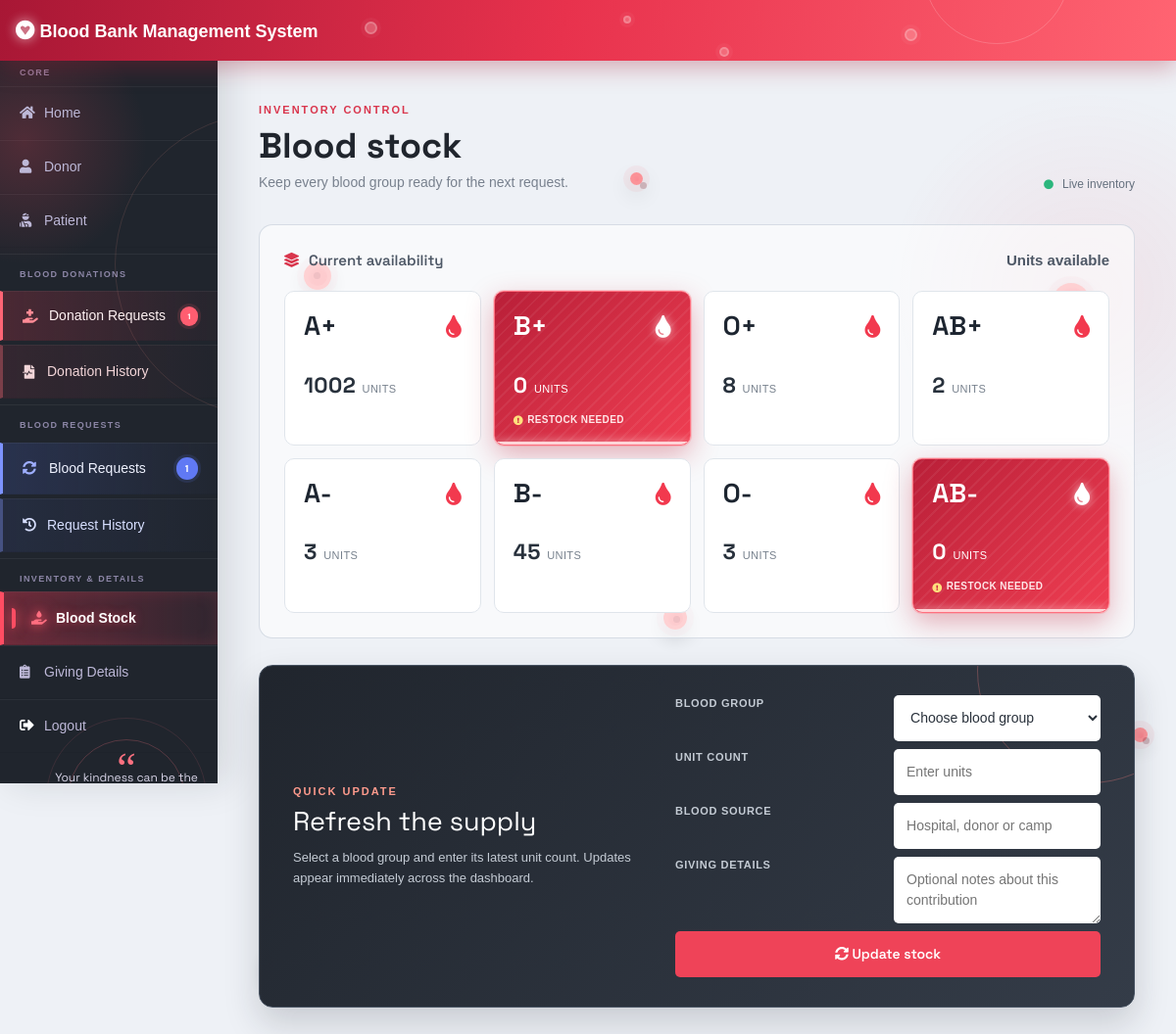
The page /admin-blood (signed in) on the database as committed earlier.
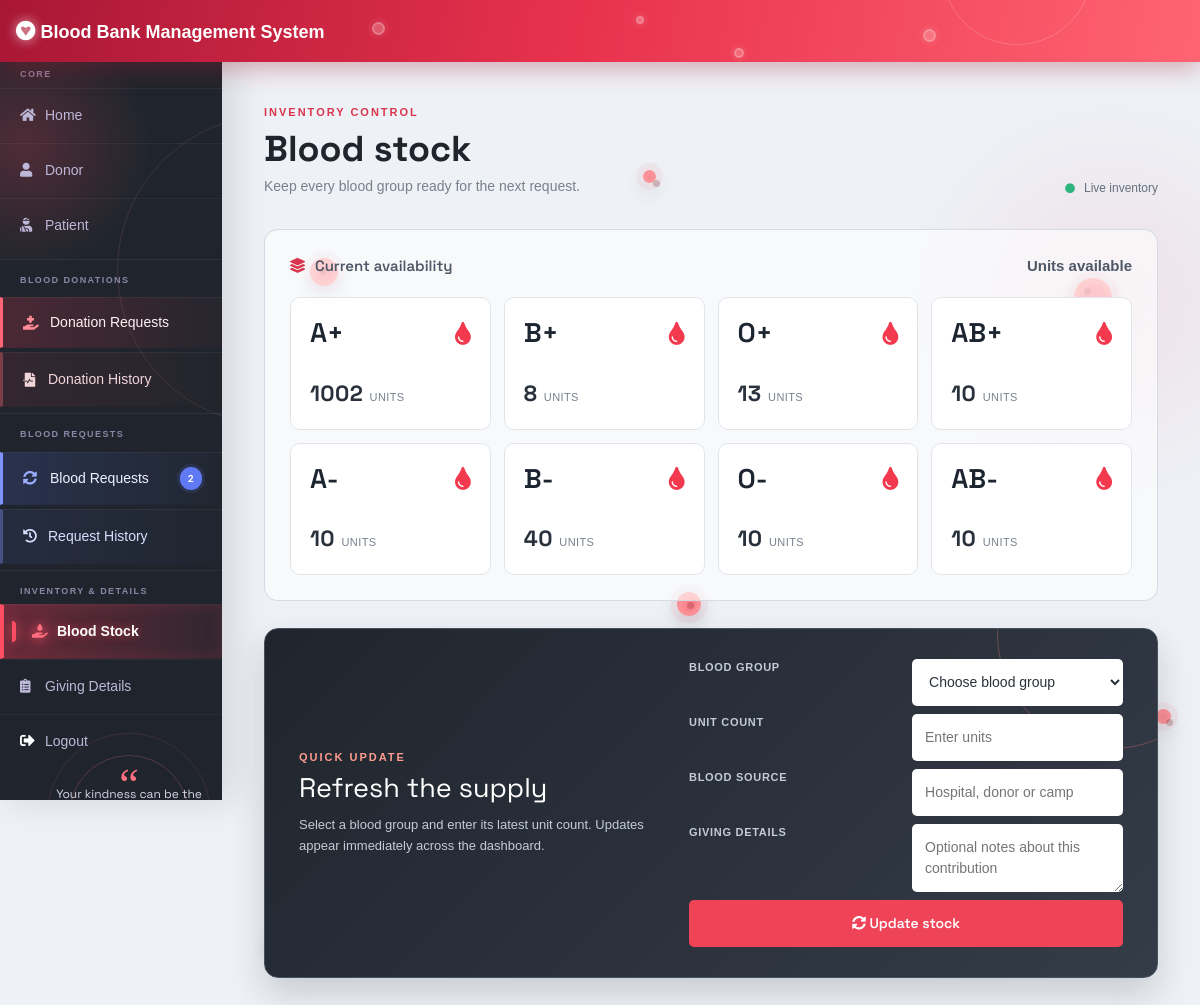
The same page on the database as committed later.
### blood/models.py (models this page shows, shortened)
class Stock(models.Model):
    bloodgroup=models.CharField(max_length=10)
    unit=models.PositiveIntegerField(default=0)

### blood/views.py (the view, shortened to what this page needs)
# urls.py: path('admin-blood', views.admin_blood_view,name='admin-blood'),
@login_required(login_url='adminlogin')
def admin_blood_view(request):
    dict={
        'bloodForm':forms.BloodGivingForm(),
        'A1':models.Stock.objects.get(bloodgroup="A+"),
        'A2':models.Stock.objects.get(bloodgroup="A-"),
        'B1':models.Stock.objects.get(bloodgroup="B+"),
        'B2':models.Stock.objects.get(bloodgroup="B-"),
        'AB1':models.Stock.objects.get(bloodgroup="AB+"),
        'AB2':models.Stock.objects.get(bloodgroup="AB-"),
        'O1':models.Stock.objects.get(bloodgroup="O+"),
        'O2':models.Stock.objects.get(bloodgroup="O-"),
    }
    return render(request,'blood/admin_blood.html',context=dict)

### blood/forms.py
class BloodGivingForm(forms.ModelForm):
    class Meta:
        model=models.BloodGiving
        fields=['bloodgroup','unit','source','details']

### blood/context_processors.py (called while the page is built)
def pending_donations(request):
    if not request.user.is_authenticated:
        return {
            'pending_donation_count': 0,
            'pending_blood_request_count': 0,
        }
    return {
        'pending_donation_count': BloodDonate.objects.filter(status='Pending').count(),
        'pending_blood_request_count': BloodRequest.objects.filter(status='Pending').count(),
    }

### templates/blood/admin_blood.html (shortened to what this page needs)
{% extends 'blood/adminbase.html' %}
{% load widget_tweaks %}
{% block content %}
<div class="dashboard-main stock-page">
    {% include "blood/login_cells.html" %}
    <div class="dashboard-content">
        <div class="dashboard-heading">
            <div>
                <div class="dashboard-kicker">Inventory control</div>
                <h1>Blood stock</h1>
                <p>Keep every blood group ready for the next request.</p>
            </div>
            <div class="dashboard-pulse"><i class="fas fa-circle"></i> Live inventory</div>
        </div>
        <section class="inventory-section stock-inventory">
            <div class="section-label"><i class="fas fa-layer-group"></i> Current availability <span class="ml-auto">Units available</span></div>
            <div class="blood-grid">
                <article class="blood-card "><div class="blood-card-top"><h3>A+</h3><i class="fas fa-tint blood-icon"></i></div><div class="blood-unit"><strong>{{A1.unit}}</strong> units</div></article>
                <article class="blood-card {% if not B1.unit %}out-of-stock{% endif %}"><div class="blood-card-top"><h3>B+</h3><i class="fas fa-tint blood-icon"></i></div><div class="blood-unit"><strong>{{B1.unit}}</strong> units</div>{% if not B1.unit %}<div class="stock-status"><i class="fas fa-exclamation-circle"></i> Restock needed</div>{% endif %}</article>
                <article class="blood-card "><div class="blood-card-top"><h3>O+</h3><i class="fas fa-tint blood-icon"></i></div><div class="blood-unit"><strong>{{O1.unit}}</strong> units</div></article>
                <article class="blood-card "><div class="blood-card-top"><h3>AB+</h3><i class="fas fa-tint blood-icon"></i></div><div class="blood-unit"><strong>{{AB1.unit}}</strong> units</div></article>
                <article class="blood-card "><div class="blood-card-top"><h3>A-</h3><i class="fas fa-tint blood-icon"></i></div><div class="blood-unit"><strong>{{A2.unit}}</strong> units</div></article>
                <article class="blood-card "><div class="blood-card-top"><h3>B-</h3><i class="fas fa-tint blood-icon"></i></div><div class="blood-unit"><strong>{{B2.unit}}</strong> units</div></article>
                <article class="blood-card "><div class="blood-card-top"><h3>O-</h3><i class="fas fa-tint blood-icon"></i></div><div class="blood-unit"><strong>{{O2.unit}}</strong> units</div></article>
                <article class="blood-card {% if not AB2.unit %}out-of-stock{% endif %}"><div class="blood-card-top"><h3>AB-</h3><i class="fas fa-tint blood-icon"></i></div><div class="blood-unit"><strong>{{AB2.unit}}</strong> units</div>{% if not AB2.unit %}<div class="stock-status"><i class="fas fa-exclamation-circle"></i> Restock needed</div>{% endif %}</article>
            </div>
        </section>
        <section class="stock-update-panel">
            <div class="stock-update-copy">
                <div class="dashboard-kicker">Quick update</div>
                <h2>Refresh the supply</h2>
                <p>Select a blood group and enter its latest unit count. Updates appear immediately across the dashboard.</p>
            </div>
            <form method="POST" class="stock-update-form">
                <label for="bloodgroup">Blood group</label>
                <select id="bloodgroup" name="bloodgroup" required>
                    <option disabled selected>Choose blood group</option>
                </select>
                <label for="unit">Unit count</label>
                <input id="unit" type="number" min="0" name="unit" placeholder="Enter units" required>
                <label for="source">Blood source</label>
                <input id="source" type="text" name="source" maxlength="150" placeholder="Hospital, donor or camp" required>
                <label for="details">Giving details</label>
                <textarea id="details" name="details" rows="2" maxlength="1000" placeholder="Optional notes about this contribution"></textarea>
                <button type="submit" class="stock-update-button"><i class="fas fa-sync-alt"></i> Update stock</button>
            </form>
        </section>
    </div>
</div>
{% endblock content %}

Rows that differ between the two databases and show on the page:
changed Stock (number 2 of 8 on the later page): unit "0" → "8"
changed Stock (number 3 of 8 on the later page): unit "8" → "13"
changed Stock (number 4 of 8 on the later page): unit "2" → "10"
changed Stock (number 5 of 8 on the later page): unit "3" → "10"
changed Stock (number 6 of 8 on the later page): unit "45" → "40"
changed Stock (number 7 of 8 on the later page): unit "3" → "10"
changed Stock (number 8 of 8 on the later page): unit "0" → "10"
Other text that changed with them:
{{ pending_blood_request_count }}: "1" → "2"
{{ pending_donation_count }}: "1" → (not shown)
text no longer shown: "RESTOCK NEEDED RESTOCK NEEDED"
